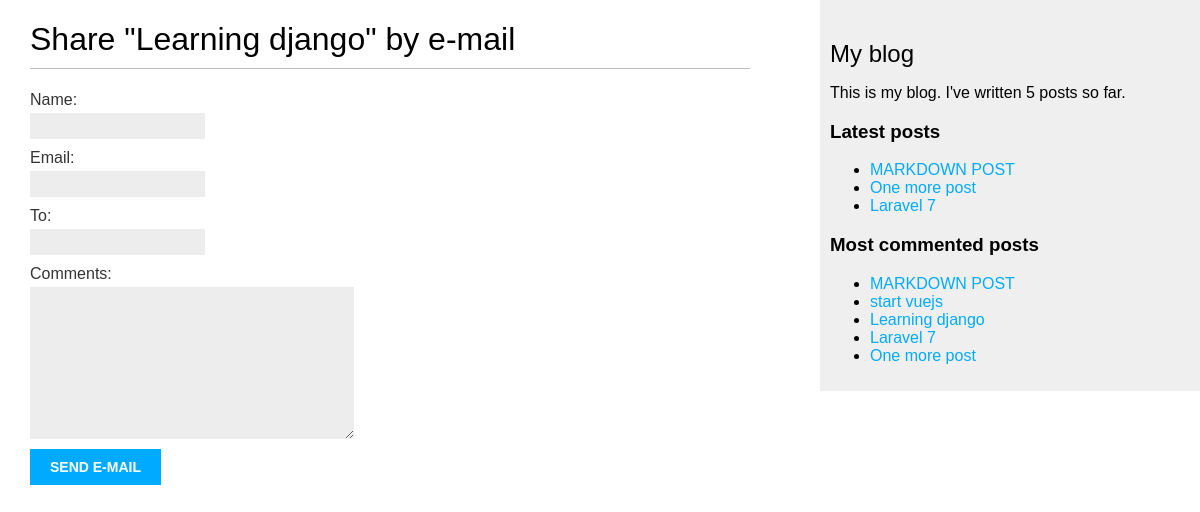
The app's page /blogsite/1/share/ with its own data.
### blogsite/models.py (models this page shows, shortened)
class Post( models.Model ) :
    STATUS_CHOICES = (
        ( 'draft', 'Draft'),
        ( 'published', 'Published'),
    )
    title = models.CharField( max_length=250)
    slug = models.SlugField(max_length=250, unique_for_date='publish')
    author = models.ForeignKey( User, on_delete=models.CASCADE, related_name='blogsite_posts')
    body = models.TextField()
    publish = models.DateTimeField( default=timezone.now )
    created = models.DateTimeField( auto_now_add=True )
    updated = models.DateTimeField( auto_now=True )
    status = models.CharField( max_length=10, choices=STATUS_CHOICES, default='draft')
    objects = models.Manager() #the default manager
    published = PublishedManager() #Our custom manager
    tags = TaggableManager() #The tags manager will allow you to add, retrieve, and remove tags from Post objects.
    class Meta :
        ordering = ( '-publish', )
    def get_absolute_url( self ) :
        return reverse(  'blogsite:post_detail', args=[self.publish.year, self.publish.month, self.publish.day, self.slug] )

### blogsite/views.py (the view)
# urls.py: path('<int:post_id>/share/', views.post_share, name = 'post_share'),
def post_share( request, post_id ) :
    post = get_object_or_404( Post, id = post_id, status = 'published')
    sent = False
    if request.method == 'POST' :
        form = EmailPostForm( request.POST )
        if form.is_valid() :
            cd = form.cleaned_data
            post_url = request.build_absolute_uri( post.get_absolute_url())
            subject = f"{cd['name']} recommends you read" f"{post.title}"
            message = f"Read {post.title} at {post_url}\n\n" \
            f"{cd['name']}\'s comments: {cd['comments']}"
            send_mail( subject, message, 'christian.85@live.fr', [cd['to']] )
            sent = True
    else :
        form = EmailPostForm()
    return render( request, 'blogsite/post/share.html', {'post' : post, 'form' : form, 'sent' : sent})

### blogsite/forms.py
class EmailPostForm( forms.Form ) :
    name = forms.CharField( max_length = 25 )
    email = forms.EmailField()
    to = forms.EmailField()
    comments = forms.CharField( required = False, widget = forms.Textarea )

### blogsite/models.py (called while the page is built)
    def get_queryset( self ) :
        return super( PublishedManager, self ).get_queryset().filter( status='published' )

### blogsite/templatetags/blogsite_tags.py (called while the page is built)
@register.simple_tag
def total_posts() :
    return Post.published.count()

@register.inclusion_tag( 'blogsite/post/latest_posts.html' )
def show_latest_posts( count=5 ) :
    latest_posts = Post.published.order_by('-publish')[:count]
    return {'latest_posts' : latest_posts}

@register.simple_tag
def get_most_commented_post( count=5 ) :
    return Post.published.annotate(
        total_comments = Count('comments')
    ).order_by('-total_comments')[:count]

### templates/blogsite/post/share.html (shortened to what this page needs)
{% extends 'blogsite/base.html' %}
{% block content %}
    {% if sent %}
    <h1>E-mail successfully sent</h1>
    <p>
        "{{ post.title}}" was successfully sent to {{ form.cleaned_data.to }}
    </p>
    {% else %}
    <h1>Share "{{ post.title}}" by e-mail</h1>
    <form method="POST">
        {{ form.as_p }}
        <input type="submit" value="Send e-mail">
    </form>
    {% endif %}
{% endblock %}

### templates/blogsite/base.html (shortened to what this page needs)
{% load blogsite_tags %}
{% load static %}
<!DOCTYPE html>
<html>
<head>
  <link href="{% static 'css/blogsite.css' %}" rel="stylesheet">
</head>
<body>
  <div id="content">
    {% block content %}
    {% endblock %}
  </div>
  <div id="sidebar">
    <h2>My blog</h2>
    <p>This is my blog. I've written {% total_posts %} posts so far.</p>
    <h3>Latest posts</h3>
    {% show_latest_posts 3 %}
  <h3>Most commented posts</h3>
    {% get_most_commented_post as most_commented_posts %}
    <ul>
      {% for post in most_commented_posts %}
        <li>
          <a href="{{ post.get_absolute_url }}"> {{ post.title }}</a>
        </li>
      {% endfor %}
    </ul>
  </div>
</body>
</html>

### templates/blogsite/post/latest_posts.html
<ul>
  {% for post in latest_posts %}
    <li>
      <a href="{{ post.get_absolute_url }}">{{ post.title }}</a>
    </li>
  {% endfor %}
</ul>

### blogsite/static/css/blogsite.css (style rules this page uses)
body { margin:0; padding:0; font-family:helvetica, sans-serif; }
a { color:#00abff; text-decoration:none; }
h1 { font-weight:normal; border-bottom:1px solid #bbb; padding:0 0 10px 0; }
h2 { font-weight:normal; margin:30px 0 0; }
#content { float:left; width:60%; padding:0 0 0 30px; }
#sidebar { float:right; width:30%; padding:10px; background:#efefef; height:100%; }
label { float:left; clear:both; color:#333; margin-bottom:4px; }
input, textarea { clear:both; float:left; margin:0 0 10px; background:#ededed; border:0; padding:6px 10px; font-size:12px; }
input[type=submit] { font-weight:bold; background:#00abff; color:#fff; padding:10px 20px; font-size:14px; text-transform:uppercase; }

### records on screen
Post: title "Learning django"
Post: title "MARKDOWN POST"
Post: title "One more post"
Post: title "Laravel 7"
Post: title "start vuejs"
